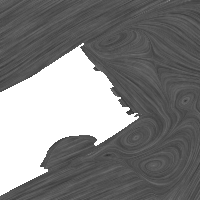
#> input picture report/images-data/dia-serial/lic-1-masked.png, 200 x 200 px
$ python hist.py   (Python 2 division)
#> lines starting #> are read from the running program, lines starting #| are printed output that depends on the picture; long printed decimals are rounded
import matplotlib.pyplot as mpl
import matplotlib.image as mplim
import numpy as np

lic1 = mplim.imread('lic-1-masked.png')
#> lic1 is the input picture: shape (200, 200, 4) float32; mean R, G, B, A 0.241, 0.241, 0.241, 0.739
lic1v = []
r = 0
while(r < lic1.shape[0]):
  c = 0
  while(c < lic1.shape[1]):
    rgba = lic1[r,c]
    if (rgba[3]==1):
      lic1v.append(rgba[0])
    c += 1
  r += 1
#> after the loop, lic1v = 29547 items; r = 200
nlic1v = min(lic1v)
#> nlic1v = 0.188
xlic1v = max(lic1v)
#> xlic1v = 0.553
print nlic1v
#| 0.1882
print xlic1v
#| 0.5529


lic1ce = mplim.imread('lic-1ce-masked.png')
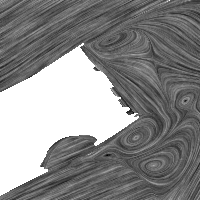
#> input picture report/images-data/dia-serial/lic-1ce-masked.png, 200 x 200 px
#> lic1ce is the input picture: shape (200, 200, 4) float32; mean R, G, B, A 0.278, 0.278, 0.278, 0.739
lic1cev = []
r = 0
while(r < lic1ce.shape[0]):
  c = 0
  while(c < lic1ce.shape[1]):
    rgba = lic1ce[r,c]
    if (rgba[3]==1):
      lic1cev.append(rgba[0])
    c += 1
  r += 1
#> after the loop, lic1cev = 29547 items; r = 200
nlic1cev = min(lic1cev)
#> nlic1cev = 0
xlic1cev = max(lic1cev)
#> xlic1cev = 1
print nlic1cev
#| 0.0
print xlic1cev
#| 1.0


fig = mpl.Figure()

ax = mpl.subplot(221)
mpl.imshow(lic1)
ax.xaxis.set_visible(False)
ax.yaxis.set_visible(False)

mpl.title('LIC1', fontsize=12, fontweight='bold')
mpl.subplot(222)
mpl.grid()
mpl.hist(lic1v, bins=50, range=(0,1), facecolor=(0.45,0.45,0.45), alpha=1.0, histtype='stepfilled', linewidth=2)
mpl.plot([nlic1v, nlic1v],[0, 9000],'k--',linewidth=2)
mpl.plot([xlic1v, xlic1v],[0, 9000],'k--',linewidth=2)
mpl.ylim([0,9000])
mpl.title('LIC1 Distribution', fontsize=12, fontweight='bold')
mpl.xlabel('intensity', fontsize=10, fontweight='bold')
mpl.ylabel('pixel count', fontsize=10, fontweight='bold')

ax = mpl.subplot(223)
mpl.imshow(lic1ce)
ax.xaxis.set_visible(False)
ax.yaxis.set_visible(False)
mpl.title('CE1', fontsize=12, fontweight='bold')
mpl.subplot(224)
mpl.grid()
mpl.hist(lic1cev, bins=50, range=(0,1), facecolor=(0.45,0.45,0.45), alpha=1.0, histtype='stepfilled', linewidth=2)
mpl.plot([nlic1cev, nlic1cev],[0, 9000],'k--',linewidth=2)
mpl.plot([xlic1cev, xlic1cev],[0, 9000],'k--',linewidth=2)
mpl.ylim([0,9000])
mpl.title('CE1 Distribution', fontsize=12, fontweight='bold')
mpl.xlabel('intensity', fontsize=10, fontweight='bold')
mpl.ylabel('pixel count', fontsize=10, fontweight='bold')

mpl.subplots_adjust(hspace=.35)

fig = mpl.gcf()
mpl.savefig('gray-ce1-curves.png',dpi=200)
mpl.savefig('gray-ce1-curves-sm.png',dpi=80)

mpl.show()


aa = mplim.imread('lic-2-aa-masked.png')
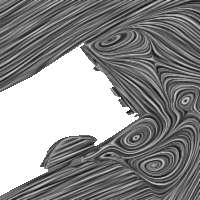
#> input picture report/images-data/dia-serial/lic-2-aa-masked.png, 200 x 200 px
#> aa is the input picture: shape (200, 200, 4) float32; mean R, G, B, A 0.292, 0.292, 0.292, 0.739
aav = []
r = 0
while(r < aa.shape[0]):
  c = 0
  while(c < aa.shape[1]):
    rgba = aa[r,c]
    if (rgba[3]==1):
      aav.append(rgba[0])
    c += 1
  r += 1
#> after the loop, aav = 29547 items; r = 200
naav = min(aav)
#> naav = 0.0549
xaav = max(aav)
#> xaav = 0.882
print naav
#| 0.0549
print xaav
#| 0.8824

lic2ce = mplim.imread('lic-2-ce-masked.png')
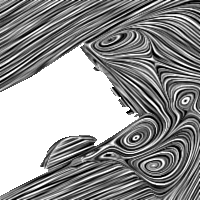
#> input picture report/images-data/dia-serial/lic-2-ce-masked.png, 200 x 200 px
#> lic2ce is the input picture: shape (200, 200, 4) float32; mean R, G, B, A 0.321, 0.321, 0.321, 0.739
lic2cev = []
r = 0
while(r < lic2ce.shape[0]):
  c = 0
  while(c < lic2ce.shape[1]):
    rgba = lic2ce[r,c]
    if (rgba[3]==1):
      lic2cev.append(rgba[0])
    c += 1
  r += 1
#> after the loop, lic2cev = 29547 items; r = 200
nlic2cev = min(lic2cev)
#> nlic2cev = 0
xlic2cev = max(lic2cev)
#> xlic2cev = 1
print nlic2cev
#| 0.0
print xlic2cev
#| 1.0


fig = mpl.Figure()

ax = mpl.subplot(221)
mpl.imshow(aa)
ax.xaxis.set_visible(False)
ax.yaxis.set_visible(False)

mpl.title('AA', fontsize=12, fontweight='bold')
mpl.subplot(222)
mpl.grid()
mpl.hist(aav, bins=50, range=(0,1), facecolor=(0.45,0.45,0.45), alpha=1.0, histtype='stepfilled', linewidth=2)
mpl.plot([naav, naav],[0, 2000],'k--',linewidth=2)
mpl.plot([xaav, xaav],[0, 2000],'k--',linewidth=2)
mpl.ylim([0,2000])
mpl.title('AA Distribution', fontsize=12, fontweight='bold')
mpl.xlabel('gray scale intensity', fontsize=10, fontweight='bold')
mpl.ylabel('pixel count', fontsize=10, fontweight='bold')

ax = mpl.subplot(223)
mpl.imshow(lic2ce)
ax.xaxis.set_visible(False)
ax.yaxis.set_visible(False)
mpl.title('CE2', fontsize=12, fontweight='bold')
mpl.subplot(224)
mpl.grid()
mpl.hist(lic2cev, bins=50, range=(0,1), facecolor=(0.45,0.45,0.45), alpha=1.0, histtype='stepfilled', linewidth=2)
#mpl.plot([nlic2cev, nlic2cev],[0, 2000],'k--',linewidth=2)
#mpl.plot([xlic2cev, xlic2cev],[0, 2000],'k--',linewidth=2)
mpl.ylim([0,2000])
mpl.title('CE2 Distribution', fontsize=12, fontweight='bold')
mpl.xlabel('gray scale intensity', fontsize=10, fontweight='bold')
mpl.ylabel('pixel count', fontsize=10, fontweight='bold')

mpl.subplots_adjust(hspace=.35)

fig = mpl.gcf()
mpl.savefig('gray-ce2-curves.png',dpi=200)
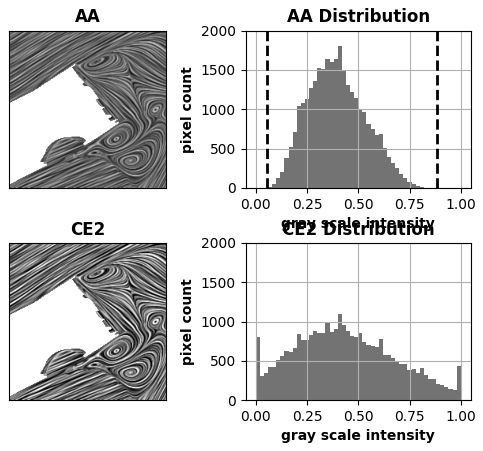
#> figure drawn by matplotlib, 4 panels
mpl.savefig('gray-ce2-curves-sm.png',dpi=80)

mpl.show()


clic1 = mplim.imread('pslic-lic-rgb-masked.png')
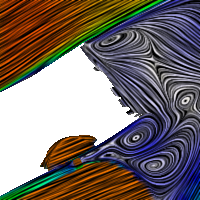
#> input picture report/images-data/dia-serial/pslic-lic-rgb-masked.png, 200 x 200 px
#> clic1 is the input picture: shape (200, 200, 4) float32; mean R, G, B, A 0.224, 0.187, 0.171, 0.739
clic1vr = []
clic1vg = []
clic1vb = []
r = 0
while(r < clic1.shape[0]):
  c = 0
  while(c < clic1.shape[1]):
    rgba = clic1[r,c]
    if (rgba[3]==1):
      clic1vr.append(rgba[0])
      clic1vg.append(rgba[1])
      clic1vb.append(rgba[2])
    c += 1
  r += 1
#> after the loop, clic1vb = 29547 items; clic1vg = 29547 items; clic1vr = 29547 items; r = 200
nclic1vr = min(clic1vr)
#> nclic1vr = 0
xclic1vr = max(clic1vr)
#> xclic1vr = 0.933
print nclic1vr
#| 0.0
print xclic1vr
#| 0.9333
nclic1vg = min(clic1vg)
#> nclic1vg = 0
xclic1vg = max(clic1vg)
#> xclic1vg = 0.925
print nclic1vg
#| 0.0
print xclic1vg
#| 0.9255
nclic1vb = min(clic1vb)
#> nclic1vb = 0
xclic1vb = max(clic1vb)
#> xclic1vb = 0.925
print nclic1vb
#| 0.0
print xclic1vb
#| 0.9255

clic2 = mplim.imread('pslic-lic-rgb-new-masked.png')
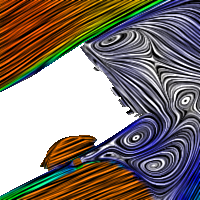
#> input picture report/images-data/dia-serial/pslic-lic-rgb-new-masked.png, 200 x 200 px
#> clic2 is the input picture: shape (200, 200, 4) float32; mean R, G, B, A 0.266, 0.225, 0.2, 0.739
clic2vr = []
clic2vg = []
clic2vb = []
r = 0
while(r < clic2.shape[0]):
  c = 0
  while(c < clic2.shape[1]):
    rgba = clic2[r,c]
    if (rgba[3]==1):
      clic2vr.append(rgba[0])
      clic2vg.append(rgba[1])
      clic2vb.append(rgba[2])
    c += 1
  r += 1
# [4 lines of commented-out code are left out]

fig = mpl.Figure()

ax = mpl.subplot(221)
mpl.imshow(clic1)
ax.xaxis.set_visible(False)
ax.yaxis.set_visible(False)

mpl.title('LIC RGB', fontsize=12, fontweight='bold')
mpl.subplot(222)
mpl.grid()
mpl.hist(clic1vr, bins=50, range=(0,1), edgecolor='r', facecolor='r', alpha=0.3, histtype='stepfilled', linewidth=2)
mpl.hist(clic1vg, bins=50, range=(0,1), edgecolor='g', facecolor='g', alpha=0.3, histtype='stepfilled', linewidth=2)
mpl.hist(clic1vb, bins=50, range=(0,1), edgecolor='b', facecolor='b', alpha=0.3, histtype='stepfilled', linewidth=2)
mpl.hist(clic1vr, bins=50, range=(0,1), edgecolor='r', facecolor='r', alpha=1.0, histtype='step', linewidth=2)
mpl.hist(clic1vg, bins=50, range=(0,1), edgecolor='g', facecolor='g', alpha=1.0, histtype='step', linewidth=2)
mpl.hist(clic1vb, bins=50, range=(0,1), edgecolor='b', facecolor='b', alpha=1.0, histtype='step', linewidth=2)
mpl.plot([nclic1vr, nclic1vr],[0, 1700],'r--',linewidth=2)
mpl.plot([xclic1vr, xclic1vr],[0, 1700],'r--',linewidth=2)
mpl.plot([nclic1vg, nclic1vg],[0, 1700],'g--',linewidth=2)
mpl.plot([xclic1vg, xclic1vg],[0, 1700],'g--',linewidth=2)
mpl.plot([nclic1vb, nclic1vb],[0, 1700],'b--',linewidth=2)
mpl.plot([xclic1vb, xclic1vb],[0, 1700],'b--',linewidth=2)
mpl.ylim([0,1700])
mpl.title('LIC RGB Distribution', fontsize=12, fontweight='bold')
mpl.xlabel('channel intensity', fontsize=10, fontweight='bold')
mpl.ylabel('pixel count', fontsize=10, fontweight='bold')

ax = mpl.subplot(223)
mpl.imshow(clic2)
ax.xaxis.set_visible(False)
ax.yaxis.set_visible(False)
mpl.title('CCE', fontsize=12, fontweight='bold')
mpl.subplot(224)
mpl.grid()
mpl.hist(clic2vr, bins=50, range=(0,1), edgecolor='r', facecolor='r', alpha=1.0, histtype='step', linewidth=2)
mpl.hist(clic2vg, bins=50, range=(0,1), edgecolor='g', facecolor='g', alpha=1.0, histtype='step', linewidth=2)
mpl.hist(clic2vb, bins=50, range=(0,1), edgecolor='b', facecolor='b', alpha=1.0, histtype='step', linewidth=2)
mpl.hist(clic2vr, bins=50, range=(0,1), edgecolor='r', facecolor='r', alpha=0.3, histtype='stepfilled', linewidth=2)
mpl.hist(clic2vg, bins=50, range=(0,1), edgecolor='g', facecolor='g', alpha=0.3, histtype='stepfilled', linewidth=2)
mpl.hist(clic2vb, bins=50, range=(0,1), edgecolor='b', facecolor='b', alpha=0.3, histtype='stepfilled', linewidth=2)
#mpl.plot([nclic2v, nclic2v],[0, 2000],'k--',linewidth=2)
#mpl.plot([xclic2v, xclic2v],[0, 2000],'k--',linewidth=2)
mpl.ylim([0,1700])
mpl.title('CCE Distribution', fontsize=12, fontweight='bold')
mpl.xlabel('channel intensity', fontsize=10, fontweight='bold')
mpl.ylabel('pixel count', fontsize=10, fontweight='bold')

mpl.subplots_adjust(hspace=.35)

fig = mpl.gcf()
mpl.savefig('color-ce-curves.png',dpi=200)
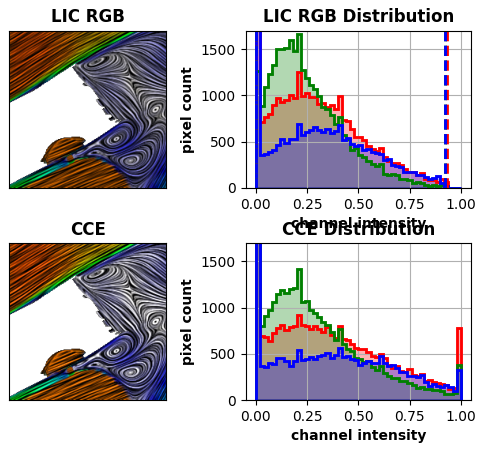
#> figure drawn by matplotlib, 4 panels
mpl.savefig('color-ce-curves-sm.png',dpi=80)

mpl.show()
